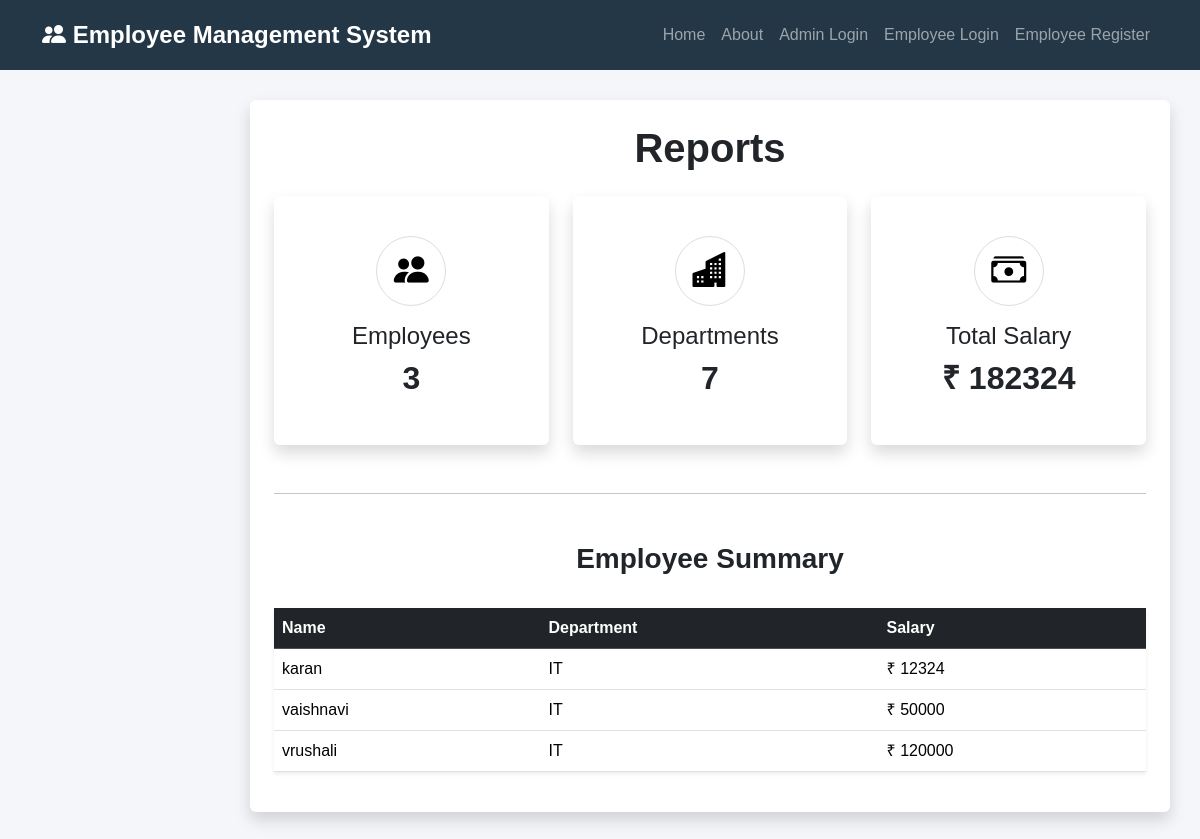
The page /reports/ on the database its author committed.
### new_app/models.py (models this page shows, shortened)
class Employee(models.Model):
    name = models.CharField(max_length=100)
    email = models.EmailField()
    mobile = models.CharField(max_length=15)
    department = models.ForeignKey(
        Department,
        on_delete=models.CASCADE,
        null=True,
        blank=True
    )
    position = models.ForeignKey(
        Position,
        on_delete=models.CASCADE,
        null=True,
        blank=True
    )
    salary = models.IntegerField()
    experience = models.IntegerField(default=0)

class Department(models.Model):
    name = models.CharField(max_length=100)

### new_app/views.py (the view)
# urls.py: path('reports/', views.reports, name="reports"),
def reports(request):
    employees = Employee.objects.all()
    context = {
        "employee_count": employees.count(),
        "department_count": Department.objects.count(),
        "total_salary": employees.aggregate(
            total=Sum('salary')
        )['total'] or 0,
        "employees": employees,
    }
    return render(request, "reports.html", context)

### new_app/templates/reports.html
{% extends 'base.html' %}
{% block content %}
<div class="card shadow border-0 p-4">
    <h1 class="mb-4 text-center text-dark fw-bold">
        Reports
    </h1>
    <div class="row g-4">
        <div class="col-md-4">
            <div class="card shadow border-0 p-4 text-center">
                <div class="card-body">
                    <div class="report-icon employee-icon">
                        <i class="bi bi-people-fill"></i>
                    </div>
                    <h4 class="text-dark mt-3">
                        Employees
                    </h4>
                    <h2 class="fw-bold text-dark">
                        {{ employee_count }}
                    </h2>
                </div>
            </div>
        </div>
        <div class="col-md-4">
            <div class="card shadow border-0 p-4 text-center">
                <div class="card-body">
                    <div class="report-icon department-icon">
                        <i class="bi bi-buildings-fill"></i>
                    </div>
                    <h4 class="text-dark mt-3">
                        Departments
                    </h4>
                    <h2 class="fw-bold text-dark">
                        {{ department_count }}
                    </h2>
                </div>
            </div>
        </div>
        <div class="col-md-4">
            <div class="card shadow border-0 p-4 text-center">
                <div class="card-body">
                    <div class="report-icon salary-icon">
                        <i class="bi bi-cash-stack"></i>
                    </div>
                    <h4 class="text-dark mt-3">
                        Total Salary
                    </h4>
                    <h2 class="fw-bold text-dark">
                        ₹ {{ total_salary }}
                    </h2>
                </div>
            </div>
        </div>
    </div>
    <hr class="my-5">
    <h3 class="text-center text-dark fw-bold">
        Employee Summary
    </h3>
    <table class="table table-hover mt-4 shadow-sm">
        <thead class="table-dark">
            <tr>
                <th>Name</th>
                <th>Department</th>
                <th>Salary</th>
            </tr>
        </thead>
        <tbody>
            {% if employees %}
            {% for emp in employees %}
            <tr>
                <td>
                    {{ emp.name }}
                </td>
                <td>
                    {{ emp.department.name }}
                </td>
                <td>
                    ₹ {{ emp.salary }}
                </td>
            </tr>
            {% endfor %}
            {% else %}
            <tr>
                <td colspan="3" class="text-center">
                    No Data Available
                </td>
            </tr>
            {% endif %}
        </tbody>
    </table>
</div>
{% endblock %}

### new_app/static/css/style.css (style rules this page uses)
* { margin:0; padding:0; box-sizing:border-box; }
body { background:#f5f6fa; font-family:Arial, sans-serif; color:#212529; overflow-x:hidden; }
table { width:100%; background:white; }
th { color:#243746; }
.report-icon { width:70px; height:70px; border-radius:50%; display:flex; align-items:center; justify-content:center; margin:auto; font-size:35px; }
.report-icon { width:70px; height:70px; border-radius:50%; display:flex; align-items:center; justify-content:center; margin:auto; font-size:35px; background:white; color:black; border:1px solid #ddd; }
.report-icon i { color:black; }

### rows shown on the page
Employee: name "karan", department.name "IT", salary "12324"
Employee: name "vaishnavi", department.name "IT", salary "50000"
Employee: name "vrushali", department.name "IT", salary "120000"

### other values the page prints
{{ employee_count }} "3"
{{ department_count }} "7"
{{ total_salary }} "182324"
